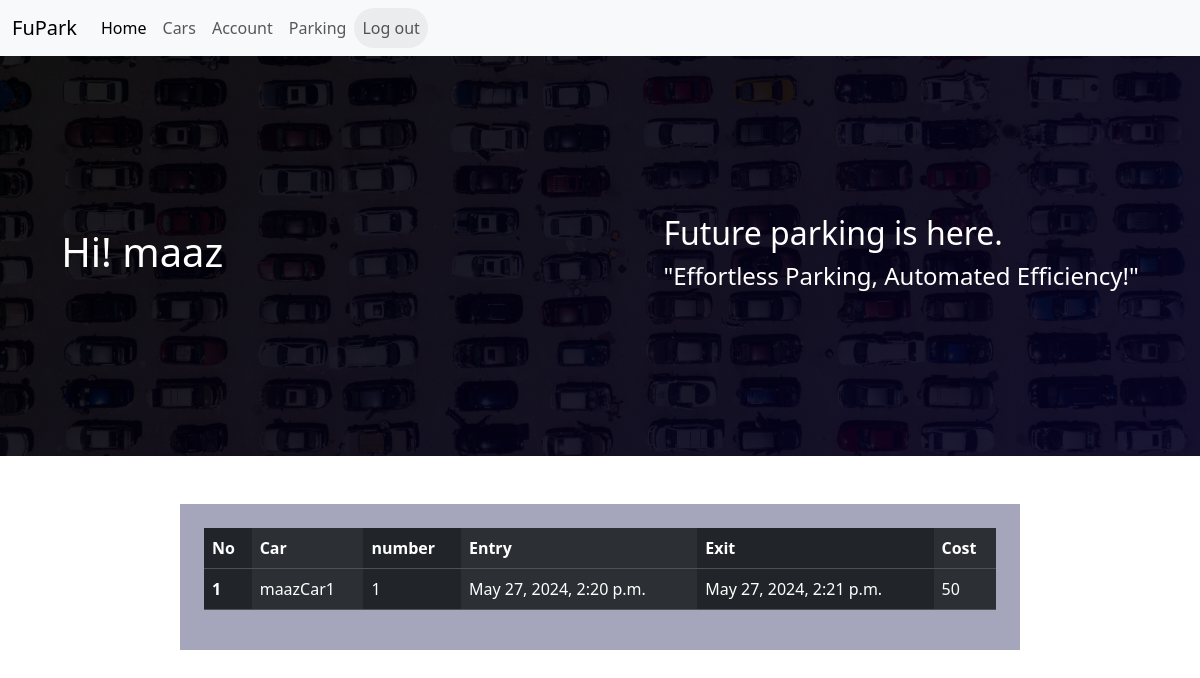
The app's page / (signed in), older data.
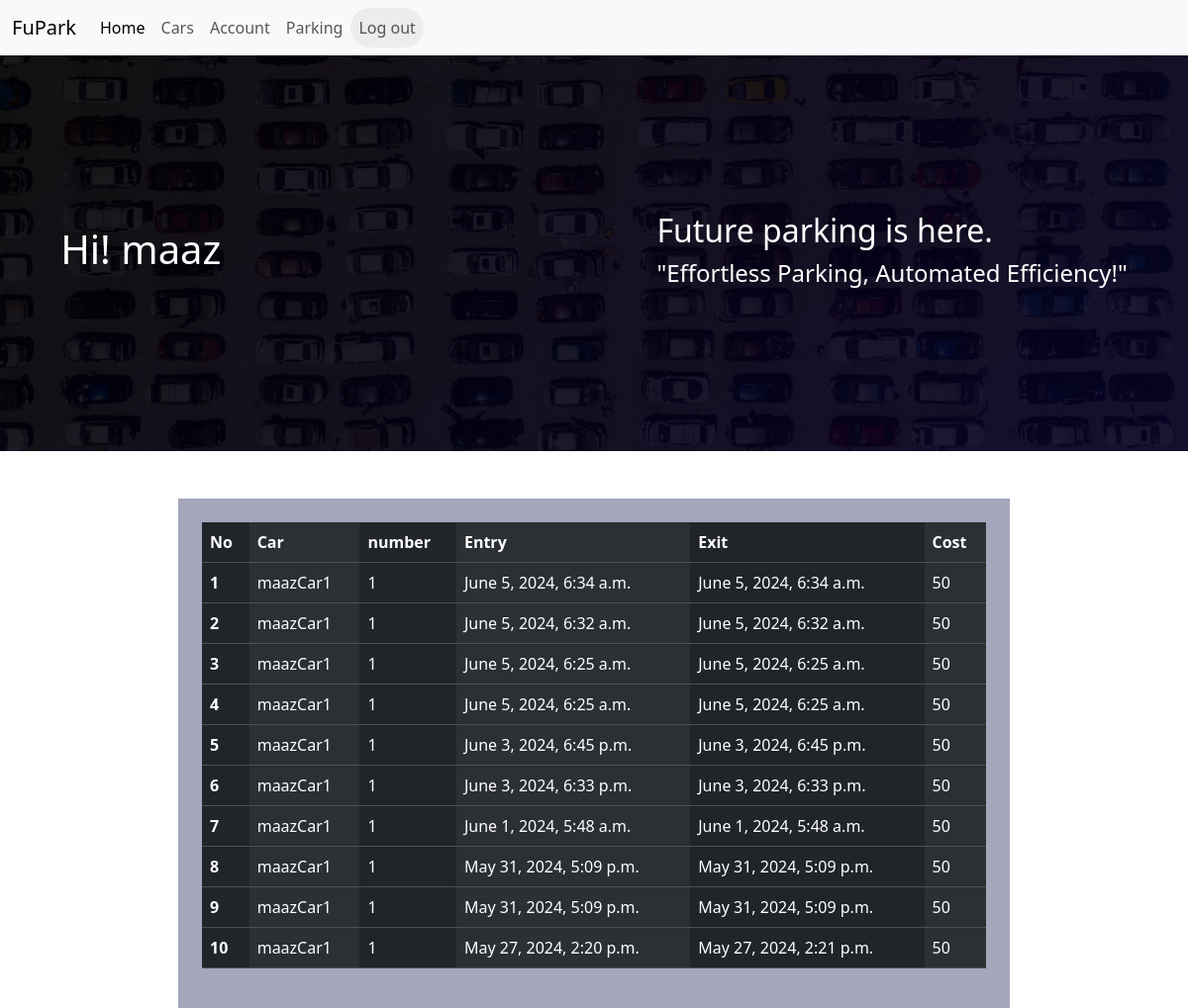
The same page, newer data.
### home/models.py (models this page shows, shortened)
class Parking(models.Model):
    car = models.ForeignKey(Cars,on_delete=models.SET_NULL , null=True,blank=True)
    entry = models.DateTimeField()
    exit = models.DateTimeField(null=True)
    cost = models.IntegerField(null=True)

class Cars(models.Model):
    user = models.ForeignKey(settings.AUTH_USER_MODEL, on_delete = models.SET_NULL, null=True, blank=True)
    car_name = models.CharField(max_length=100)
    car_number = models.CharField(max_length=100,unique=True)

### home/views.py (the view)
# urls.py: 2. Add a URL to urlpatterns:  path('', views.home, name='home')
@login_required(login_url="/login/")
def home(request):
    parkings = Parking.objects.filter(car__user=request.user)
    parkings = parkings.order_by('-entry')
    return render(request,'home/home.html',{'title':"Parking",'parkings':parkings})

### home/templates/home/home.html
{% extends "home/base.html" %}
{% block start %}
    <main>
        {% include "home/nav.html" %}
        <header id="head" style="position: static;">
                <div id="hleft">
                    <h1 id="name">Hi! {% if request.user.first_name %}{{request.user.first_name}}{% else %}{{request.user.username}}{% endif %}</h1>
                </div>
                <div id="hright">
                    <h2>Future parking is here.</h2>
                    <h4>"Effortless Parking, Automated Efficiency!"</h4>
                </div>
        </header>
        <div id="history" style="width: 70%; margin: 3em auto 0;">
            <table class="table table-dark table-striped-columns">
                <thead>
                    <tr>
                      <th scope="col">No</th>
                      <th scope="col">Car</th>
                      <th scope="col">number</th>
                      <th scope="col">Entry</th>
                      <th scope="col">Exit</th>
                      <th scope="col">Cost</th>
                    </tr>
                  </thead>
                  <tbody>
                        {% for parking in parkings %}
                        <tr>
                        <th scope="row">{{forloop.counter}}</th>
                        <td >{{parking.car.car_name}}</td>
                        <td >{{parking.car.car_number}}</td>
                        <td >{{parking.entry}}</td>
                        <td>{{parking.exit}}</td>
                        <td>{{parking.cost}}</td>
                        </tr>
                        {% endfor %}
                  </tbody>
            </table>
        </div>
    </main>
{% endblock %}

Row changes from the older to the newer data that the page shows:
added Parking: car.car_name "maazCar1", car.car_number "1", entry "June 5, 2024, 6:34 a.m.", exit "June 5, 2024, 6:34 a.m.", cost "50"
added Parking: car.car_name "maazCar1", car.car_number "1", entry "June 5, 2024, 6:32 a.m.", exit "June 5, 2024, 6:32 a.m.", cost "50"
added Parking: car.car_name "maazCar1", car.car_number "1", entry "June 5, 2024, 6:25 a.m.", exit "June 5, 2024, 6:25 a.m.", cost "50"
added Parking: car.car_name "maazCar1", car.car_number "1", entry "June 5, 2024, 6:25 a.m.", exit "June 5, 2024, 6:25 a.m.", cost "50"
added Parking: car.car_name "maazCar1", car.car_number "1", entry "June 3, 2024, 6:45 p.m.", exit "June 3, 2024, 6:45 p.m.", cost "50"
added Parking: car.car_name "maazCar1", car.car_number "1", entry "June 3, 2024, 6:33 p.m.", exit "June 3, 2024, 6:33 p.m.", cost "50"
added Parking: car.car_name "maazCar1", car.car_number "1", entry "June 1, 2024, 5:48 a.m.", exit "June 1, 2024, 5:48 a.m.", cost "50"
added Parking: car.car_name "maazCar1", car.car_number "1", entry "May 31, 2024, 5:09 p.m.", exit "May 31, 2024, 5:09 p.m.", cost "50"
added Parking: car.car_name "maazCar1", car.car_number "1", entry "May 31, 2024, 5:09 p.m.", exit "May 31, 2024, 5:09 p.m.", cost "50"
